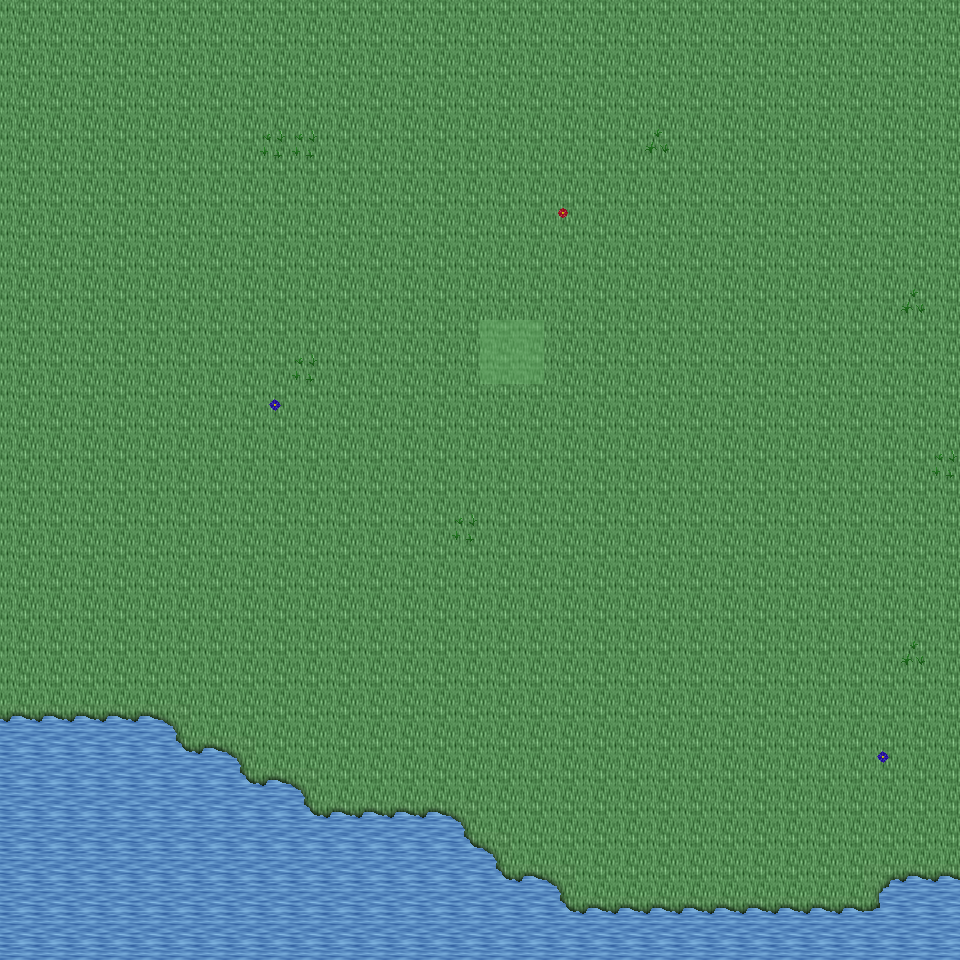

A level layout from a 2D game, rendered from its tile map. Below: a short description, then the map file with tile-grid data replaced by summaries:
An orthogonal 30x30 tile map with 32x32 px tiles, 6 tile layers (Ground, Object, Object2, Above, ...), 10 tilesets and 3 objects (3x mapExit).

<map version="1.0" orientation="orthogonal" renderorder="right-down" width="30" height="30" tilewidth="32" tileheight="32" nextobjectid="4">
  <tileset firstgid="1" name="tileset_ground_ground" tilewidth="32" tileheight="32" tilecount="33" columns="3">
    <image source="../drawable/tileset_ground_ground.png" width="96" height="352" />
  </tileset>
  <tileset firstgid="34" name="tileset_ground_grass_edges" tilewidth="32" tileheight="32" tilecount="36" columns="12">
    <image source="../drawable/tileset_ground_grass_edges.png" width="384" height="96" />
  </tileset>
  <tileset firstgid="70" name="tileset_ground_water_pool" tilewidth="32" tileheight="32" tilecount="72" columns="3">
    <image source="../drawable/tileset_ground_water_pool.png" width="96" height="768" />
  </tileset>
  <tileset firstgid="142" name="tileset_ground_grass_corners" tilewidth="32" tileheight="32" tilecount="24" columns="6">
    <image source="../drawable/tileset_ground_grass_corners.png" width="192" height="128" />
  </tileset>
  <tileset firstgid="166" name="tileset_plant_grasses" tilewidth="32" tileheight="32" tilecount="6" columns="3">
    <image source="../drawable/tileset_plant_grasses.png" width="96" height="64" />
  </tileset>
  <tileset firstgid="172" name="tileset_plant_flower_daisy_red" tilewidth="32" tileheight="32" tilecount="8" columns="2">
    <image source="../drawable/tileset_plant_flower_daisy_red.png" width="64" height="128" />
  </tileset>
  <tileset firstgid="180" name="tileset_plant_flower_daisy_blue" tilewidth="32" tileheight="32" tilecount="8" columns="2">
    <image source="../drawable/tileset_plant_flower_daisy_blue.png" width="64" height="128" />
  </tileset>
  <tileset firstgid="188" name="tileset_item_corpse_huge_animal" tilewidth="32" tileheight="32" tilecount="16" columns="2">
    <image source="../drawable/tileset_item_corpse_huge_animal.png" width="64" height="256" />
  </tileset>
  <tileset firstgid="204" name="tileset_logic_collision" tilewidth="32" tileheight="32" tilecount="1" columns="1">
    <image source="../drawable/tileset_logic_collision.png" width="32" height="32" />
  </tileset>
  <tileset firstgid="205" name="tileset_ground_water_pool_deep" tilewidth="32" tileheight="32" tilecount="72" columns="3">
    <image source="../drawable/tileset_ground_water_pool_deep.png" width="96" height="768" />
  </tileset>
  <layer name="Ground" width="30" height="30">
    <data>[900 cells, 900 non-empty, 2 distinct tile ids]</data>
  </layer>
  <layer name="Object" width="30" height="30">
    <data>[900 cells, 37 non-empty, 5 distinct tile ids]</data>
  </layer>
  <layer name="Object2" width="30" height="30">
    <data>[900 cells, 15 non-empty, 8 distinct tile ids]</data>
  </layer>
  <layer name="Above" width="30" height="30">
    <data>[900 cells, 0 non-empty, 0 distinct tile ids]</data>
  </layer>
  <layer name="Above2" width="30" height="30">
    <data>[900 cells, 0 non-empty, 0 distinct tile ids]</data>
  </layer>
  <layer name="Walkable" width="30" height="30">
    <data>[900 cells, 4 non-empty, 1 distinct tile ids]</data>
  </layer>
  <objectgroup name="MapEvents">
    <object id="1" name="south" type="mapExit" x="0" y="928" width="960" height="32">
      <properties>
        <property name="map" value="level_0_x239_y77" />
        <property name="x" value="0" />
        <property name="y" value="1" />
      </properties>
    </object>
    <object id="2" name="west" type="mapExit" x="0" y="0" width="32" height="960">
      <properties>
        <property name="map" value="level_0_x238_y76" />
        <property name="x" value="28" />
        <property name="y" value="0" />
      </properties>
    </object>
    <object id="3" name="east" type="mapExit" x="928" y="0" width="32" height="960">
      <properties>
        <property name="map" value="level_0_x240_y76" />
        <property name="x" value="1" />
        <property name="y" value="0" />
      </properties>
    </object>
  </objectgroup>
</map>
